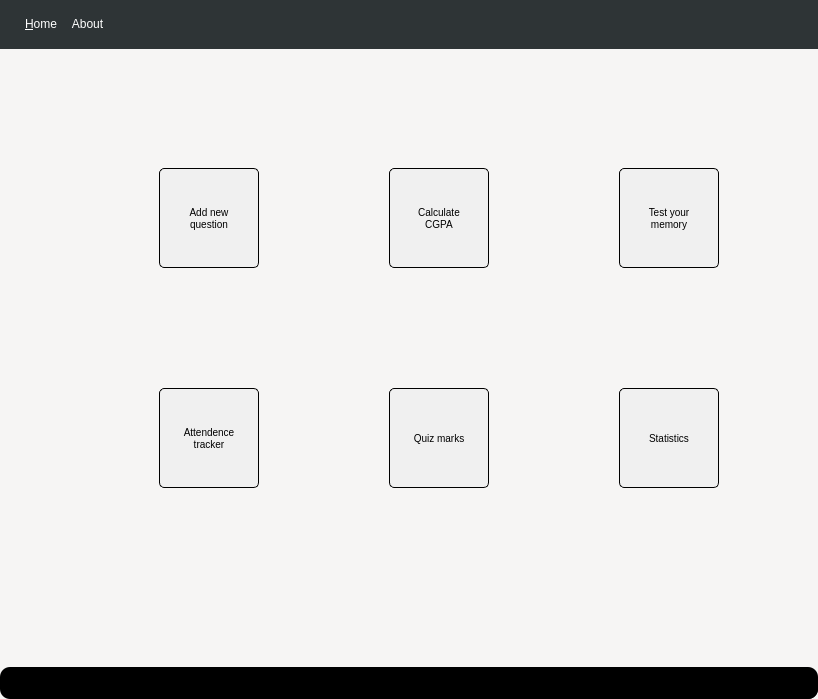
<?xml version="1.0" encoding="UTF-8"?>
<ui version="4.0">
 <class>MainWindow</class>
 <widget class="QMainWindow" name="MainWindow">
  <property name="geometry">
   <rect>
    <x>0</x>
    <y>0</y>
    <width>818</width>
    <height>692</height>
   </rect>
  </property>
  <property name="windowTitle">
   <string>Home</string>
  </property>
  <property name="windowIcon">
   <iconset>
    <normaloff>app_logo.ico</normaloff>app_logo.ico</iconset>
  </property>
  <property name="styleSheet">
   <string notr="true">background-color: rgb(246, 245, 244);
color: black;
font: 10pt &quot;URW Gothic&quot;;</string>
  </property>
  <widget class="QWidget" name="centralwidget">
   <property name="styleSheet">
    <string notr="true">QMenu{
	color: white;
}
</string>
   </property>
   <layout class="QGridLayout" name="gridLayout">
    <item row="0" column="1" alignment="Qt::AlignHCenter|Qt::AlignVCenter">
     <widget class="QStackedWidget" name="mainStackedWidget">
      <property name="sizePolicy">
       <sizepolicy hsizetype="Expanding" vsizetype="Expanding">
        <horstretch>0</horstretch>
        <verstretch>0</verstretch>
       </sizepolicy>
      </property>
      <property name="minimumSize">
       <size>
        <width>800</width>
        <height>600</height>
       </size>
      </property>
      <property name="styleSheet">
       <string notr="true">height: 100%;
width: 100%;</string>
      </property>
      <property name="currentIndex">
       <number>0</number>
      </property>
      <widget class="QWidget" name="home">
       <property name="styleSheet">
        <string notr="true">QPushButton {
	border-radius: 5px;
	background-color: #f0f0f0;
	color: black;
	font-size: 10px;
	border: 1px solid black;
}
QPushButton:hover {
	background-color: rgb(143, 240, 164);
}</string>
       </property>
       <widget class="QPushButton" name="test_memory_btn">
        <property name="geometry">
         <rect>
          <x>610</x>
          <y>110</y>
          <width>100</width>
          <height>100</height>
         </rect>
        </property>
        <property name="text">
         <string>Test your
memory</string>
        </property>
        <property name="icon">
         <iconset>
          <normaloff>../../../Pictures/icons/test_yourself_button_icon.png</normaloff>../../../Pictures/icons/test_yourself_button_icon.png</iconset>
        </property>
        <property name="iconSize">
         <size>
          <width>60</width>
          <height>32</height>
         </size>
        </property>
       </widget>
       <widget class="QPushButton" name="attendence_tracker_btn">
        <property name="geometry">
         <rect>
          <x>150</x>
          <y>330</y>
          <width>100</width>
          <height>100</height>
         </rect>
        </property>
        <property name="text">
         <string>Attendence
tracker</string>
        </property>
        <property name="icon">
         <iconset>
          <normaloff>../../../Pictures/icons/attendence_tracker_icon.png</normaloff>../../../Pictures/icons/attendence_tracker_icon.png</iconset>
        </property>
        <property name="iconSize">
         <size>
          <width>32</width>
          <height>32</height>
         </size>
        </property>
       </widget>
       <widget class="QPushButton" name="quiz_marks_btn">
        <property name="geometry">
         <rect>
          <x>380</x>
          <y>330</y>
          <width>100</width>
          <height>100</height>
         </rect>
        </property>
        <property name="text">
         <string>Quiz marks</string>
        </property>
        <property name="icon">
         <iconset>
          <normaloff>../../../Pictures/icons/quiz_marks_icon.png</normaloff>../../../Pictures/icons/quiz_marks_icon.png</iconset>
        </property>
        <property name="iconSize">
         <size>
          <width>32</width>
          <height>32</height>
         </size>
        </property>
       </widget>
       <widget class="QPushButton" name="statistics_btn">
        <property name="geometry">
         <rect>
          <x>610</x>
          <y>330</y>
          <width>100</width>
          <height>100</height>
         </rect>
        </property>
        <property name="text">
         <string>Statistics</string>
        </property>
        <property name="icon">
         <iconset>
          <normaloff>../../../Pictures/icons/statistics.png</normaloff>../../../Pictures/icons/statistics.png</iconset>
        </property>
        <property name="iconSize">
         <size>
          <width>32</width>
          <height>32</height>
         </size>
        </property>
       </widget>
       <widget class="QPushButton" name="add_question_btn">
        <property name="geometry">
         <rect>
          <x>150</x>
          <y>110</y>
          <width>100</width>
          <height>100</height>
         </rect>
        </property>
        <property name="styleSheet">
         <string notr="true"/>
        </property>
        <property name="text">
         <string>Add new
question</string>
        </property>
        <property name="icon">
         <iconset>
          <normaloff>../../../Pictures/icons/add_question_icon.png</normaloff>../../../Pictures/icons/add_question_icon.png</iconset>
        </property>
        <property name="iconSize">
         <size>
          <width>32</width>
          <height>32</height>
         </size>
        </property>
       </widget>
       <widget class="QPushButton" name="calculate_cgpa_btn">
        <property name="geometry">
         <rect>
          <x>380</x>
          <y>110</y>
          <width>100</width>
          <height>100</height>
         </rect>
        </property>
        <property name="text">
         <string>Calculate
CGPA</string>
        </property>
        <property name="icon">
         <iconset>
          <normaloff>../../../Pictures/icons/cgpa_calculator_icon.png</normaloff>../../../Pictures/icons/cgpa_calculator_icon.png</iconset>
        </property>
        <property name="iconSize">
         <size>
          <width>32</width>
          <height>32</height>
         </size>
        </property>
       </widget>
      </widget>
      <widget class="QWidget" name="add_question_page">
       <property name="styleSheet">
        <string notr="true">*{
	color: black;
}
QLabel {
	font-size: 14px;
	color: black;
}
QTextEdit {
	border-radius: 7px;
	background-color:  rgb(241, 241, 241);
	font-size: 14px;
	border: 1px solid rgb(186, 189, 182);
}
QTextEdit:hover {
	background-color:  white;
}
QTextEdit:focus {
	background-color:  white;
}
QPushButton {
	border-radius: 7px;
	background-color: black;
	color: white;
	font-weight: 900;
}
QPushButton:hover {
	background-color: rgb(238, 238, 236);
	border: 1px solid black;
	color: black;
}
QPushButton:clicked {
	background-color: rgb(238, 238, 236);
}</string>
       </property>
       <widget class="QTextEdit" name="question_box">
        <property name="geometry">
         <rect>
          <x>150</x>
          <y>90</y>
          <width>530</width>
          <height>70</height>
         </rect>
        </property>
       </widget>
       <widget class="QLabel" name="question_label">
        <property name="geometry">
         <rect>
          <x>150</x>
          <y>70</y>
          <width>71</width>
          <height>16</height>
         </rect>
        </property>
        <property name="text">
         <string>Question</string>
        </property>
       </widget>
       <widget class="QTextEdit" name="answer_box">
        <property name="geometry">
         <rect>
          <x>150</x>
          <y>220</y>
          <width>530</width>
          <height>70</height>
         </rect>
        </property>
        <property name="tabChangesFocus">
         <bool>true</bool>
        </property>
       </widget>
       <widget class="QLabel" name="answer_label">
        <property name="geometry">
         <rect>
          <x>150</x>
          <y>200</y>
          <width>58</width>
          <height>15</height>
         </rect>
        </property>
        <property name="text">
         <string>Answer</string>
        </property>
       </widget>
       <widget class="QTextEdit" name="subject_box">
        <property name="geometry">
         <rect>
          <x>150</x>
          <y>350</y>
          <width>530</width>
          <height>51</height>
         </rect>
        </property>
       </widget>
       <widget class="QLabel" name="subject_label">
        <property name="geometry">
         <rect>
          <x>150</x>
          <y>330</y>
          <width>58</width>
          <height>15</height>
         </rect>
        </property>
        <property name="text">
         <string>Subject</string>
        </property>
       </widget>
       <widget class="QPushButton" name="submit_ques_btn">
        <property name="geometry">
         <rect>
          <x>150</x>
          <y>440</y>
          <width>101</width>
          <height>41</height>
         </rect>
        </property>
        <property name="text">
         <string>ADD</string>
        </property>
       </widget>
       <widget class="QPushButton" name="cancel_add_ques_btn">
        <property name="geometry">
         <rect>
          <x>580</x>
          <y>440</y>
          <width>101</width>
          <height>41</height>
         </rect>
        </property>
        <property name="text">
         <string>CANCEL</string>
        </property>
       </widget>
      </widget>
      <widget class="QWidget" name="view_questions_page">
       <layout class="QGridLayout" name="gridLayout_2">
        <item row="1" column="0">
         <widget class="QLabel" name="status_label">
          <property name="styleSheet">
           <string notr="true">color:  black;
background-color: transparent;
text-align: center;</string>
          </property>
          <property name="text">
           <string/>
          </property>
         </widget>
        </item>
        <item row="0" column="0">
         <widget class="QScrollArea" name="scrollArea">
          <property name="styleSheet">
           <string notr="true">QScrollBar:vertical { width: 10px;outline:none; }
QScrollBar:horizontal { height: 10px;outline:none; }</string>
          </property>
          <property name="widgetResizable">
           <bool>true</bool>
          </property>
          <widget class="QWidget" name="scrollWidget">
           <property name="geometry">
            <rect>
             <x>0</x>
             <y>0</y>
             <width>780</width>
             <height>558</height>
            </rect>
           </property>
          </widget>
         </widget>
        </item>
       </layout>
      </widget>
      <widget class="QWidget" name="test_yourself_page">
       <property name="styleSheet">
        <string notr="true">QPushButton :hover{
	background-color: rgb(143, 240, 164);
}</string>
       </property>
       <layout class="QVBoxLayout" name="verticalLayout">
        <item>
         <widget class="QScrollArea" name="test_urself_scrollarea">
          <property name="widgetResizable">
           <bool>true</bool>
          </property>
          <widget class="QWidget" name="scrollAreaWidget">
           <property name="geometry">
            <rect>
             <x>0</x>
             <y>0</y>
             <width>16</width>
             <height>16</height>
            </rect>
           </property>
          </widget>
         </widget>
        </item>
       </layout>
      </widget>
      <widget class="QWidget" name="test_exam">
       <layout class="QHBoxLayout" name="horizontalLayout">
        <item>
         <widget class="QScrollArea" name="test_exam_scrollArea">
          <property name="widgetResizable">
           <bool>true</bool>
          </property>
          <widget class="QWidget" name="TestExamContents">
           <property name="geometry">
            <rect>
             <x>0</x>
             <y>0</y>
             <width>16</width>
             <height>16</height>
            </rect>
           </property>
          </widget>
         </widget>
        </item>
       </layout>
      </widget>
     </widget>
    </item>
   </layout>
  </widget>
  <widget class="QMenuBar" name="menuBar">
   <property name="geometry">
    <rect>
     <x>0</x>
     <y>0</y>
     <width>818</width>
     <height>49</height>
    </rect>
   </property>
   <property name="styleSheet">
    <string notr="true">background-color: rgb(46, 52, 54);
color: white;
padding: 15px;</string>
   </property>
   <widget class="QMenu" name="menu_Home">
    <property name="styleSheet">
     <string notr="true">QMenuBar::item:pressed {
color:blue;
}</string>
    </property>
    <property name="title">
     <string>&amp;Home</string>
    </property>
    <addaction name="actionView_Questions_2"/>
    <addaction name="actionAddQuestion"/>
    <addaction name="actionCalculate_CGPA"/>
    <addaction name="actionTest_your_memory"/>
    <addaction name="actionAttendence_Tracker"/>
    <addaction name="actionQuiz_marks"/>
    <addaction name="actionStatistics"/>
    <addaction name="actionExit"/>
   </widget>
   <widget class="QMenu" name="menuSubjects">
    <property name="title">
     <string>About</string>
    </property>
   </widget>
   <addaction name="menu_Home"/>
   <addaction name="menuSubjects"/>
  </widget>
  <widget class="QStatusBar" name="statusbar">
   <property name="sizePolicy">
    <sizepolicy hsizetype="Preferred" vsizetype="MinimumExpanding">
     <horstretch>0</horstretch>
     <verstretch>0</verstretch>
    </sizepolicy>
   </property>
   <property name="styleSheet">
    <string notr="true">background-color: black;
color: white;
border-radius: 10px;
padding: 5px;
</string>
   </property>
  </widget>
  <action name="actionAddQuestion">
   <property name="text">
    <string>Add new question</string>
   </property>
  </action>
  <action name="actionCalculate_CGPA">
   <property name="text">
    <string>Calculate CGPA</string>
   </property>
  </action>
  <action name="actionTest_your_memory">
   <property name="text">
    <string>Test your memory</string>
   </property>
  </action>
  <action name="actionAttendence_Tracker">
   <property name="text">
    <string>Attendence Tracker</string>
   </property>
  </action>
  <action name="actionQuiz_marks">
   <property name="text">
    <string>Quiz marks</string>
   </property>
  </action>
  <action name="actionStatistics">
   <property name="text">
    <string>Statistics</string>
   </property>
  </action>
  <action name="actionExit">
   <property name="text">
    <string>Exit</string>
   </property>
  </action>
  <action name="actionView_Questions_2">
   <property name="text">
    <string>View Questions</string>
   </property>
  </action>
 </widget>
 <resources/>
 <connections/>
</ui>
